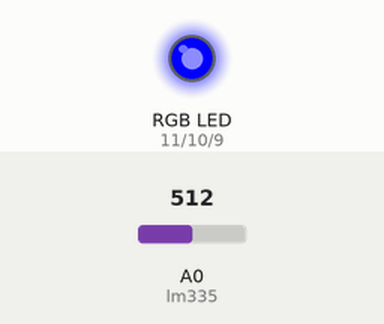
This sketch was run on a simulated Arduino Uno, built with avr-gcc and run on an emulated ATmega328P. Parts: an RGB LED mixed from three pins (HIGH = lit). Inputs (shaded band) come from the test bench; at power-on: A0 (lm335) = 512.

Above: at 1.8 s.
1.9 s: A0 (lm335) set to 593
3.4 s: A0 (lm335) set to 612
At 4.4 s:
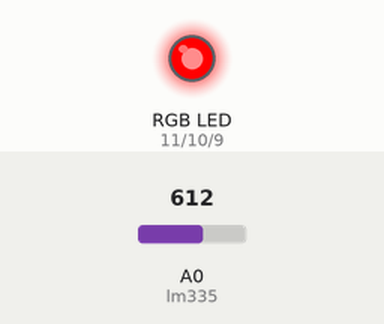
5.5 s: A0 (lm335) set to 511
At 7.1 s:
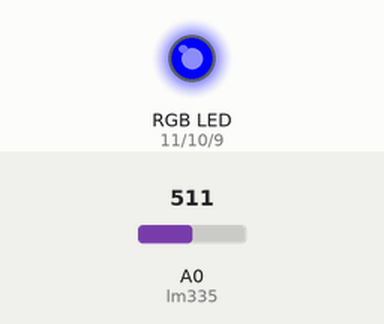
7.5 s: A0 (lm335) set to 716
At 8.7 s:
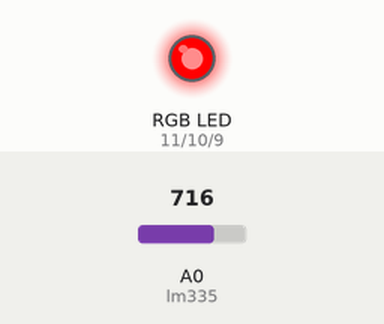
Timing chart, 0 to 10.5 s (numbered marks = the images above; inputs shaded):
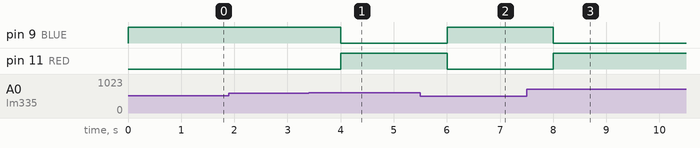

The sketch:

Lesson_14_Listing_14_1.ino
```cpp
const int BLUE=9; // Вывод BLUE RGB-светодиода
const int GREEN=10; // Вывод GREEN RGB-светодиода
const int RED=11; // Вывод RED RGB-светодиода
const int lm335=A0; // для подключения LM335
int MIN_T=20; // Нижний порог
int MAX_T=30; // Верхний порог
int val = 0;
void setup()
{
// конфигурируем выводы светодиоды как OUTPUT
pinMode(RED,OUTPUT);
pinMode(GREEN,OUTPUT);
pinMode(BLUE,OUTPUT);
}
void loop()
{
double val = analogRead(lm335); // чтение
double voltage = val*5.0/1024; // перевод в вольты
double temp = voltage*100 - 273.15; // в градусы Цельсия
Serial.print(" temp = ");
Serial.println(temp);
if(temp < MIN_T) // синий цвет RGB-светодиода
setRGB(0,0,1);
else if(temp > MIN_T) // красный цвет RGB-светодиода
setRGB(1,0,0);
else // желтый цвет RGB-светодиода
setRGB(1,0,0);
delay(1000); // пауза перед следующим измерением
}
// установка цвета RGB-светодиода
void setRGB(int r, int g, int b)
{
digitalWrite(RED,r);
digitalWrite(GREEN,g);
digitalWrite(BLUE,b);
}
```

Measured:
- the behaviour switches between 600 and 601 on A0 (lm335) (found by bisection; images 0 and 1)
- after the input at 1.9 s, every drawn part: stays the same
- after the input at 3.4 s, pin 9 (BLUE): HIGH → LOW after 0.60 s; pin 11 (RED): LOW → HIGH after 0.60 s
- after the input at 5.5 s, pin 9 (BLUE): LOW → HIGH after 0.50 s; pin 11 (RED): HIGH → LOW after 0.50 s
- after the input at 7.5 s, pin 9 (BLUE): HIGH → LOW after 0.51 s; pin 11 (RED): LOW → HIGH after 0.51 s
